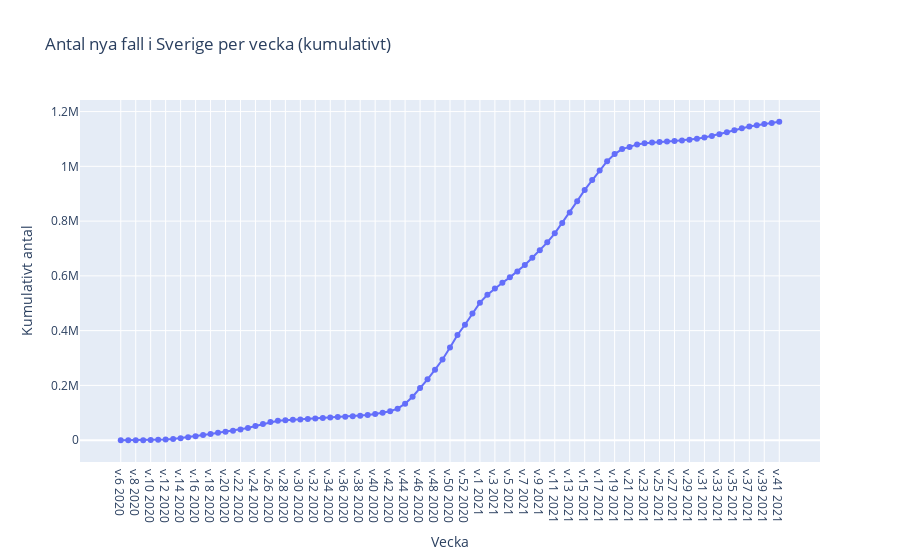

Notebook cell for this chart:
### Code cell
plot4 = create_plotly_linefig("Kum_antal_fall", "Kumulativt antal", "Antal nya fall i Sverige per vecka (kumulativt)")
plot4.show()
plot4.write_html('cumulative_cases.html', auto_open=True)
